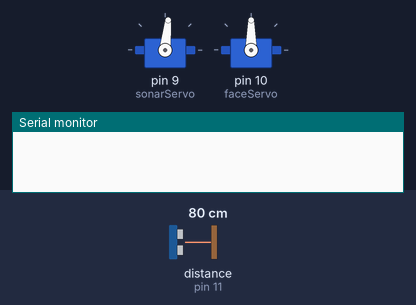
Bench run of a sketch on a simulated Arduino Uno, built with avr-gcc and run on an emulated ATmega328P. Shown: 2 × servo, the last lines printed to the serial monitor. The inputs (shaded band) are chosen by the test bench; at power-on: distance to the obstacle (sensor on pin 11) 80 cm. The echo pulse lasts 58.3 µs per cm.

Above: at 1.2 s.
1.3 s: distance to the obstacle (sensor on pin 11) set to 63 cm
At 2.52 s:
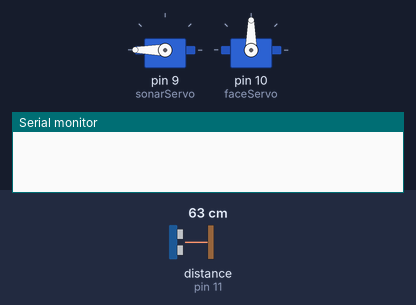
4.3 s: distance to the obstacle (sensor on pin 11) set to 55 cm
At 4.6 s:
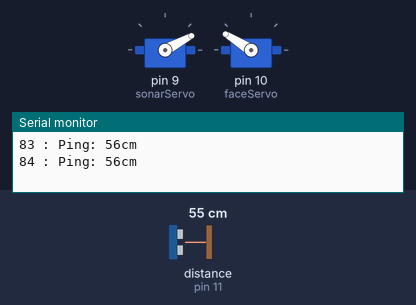
7.3 s: distance to the obstacle (sensor on pin 11) set to 2 cm
At 7.51 s:
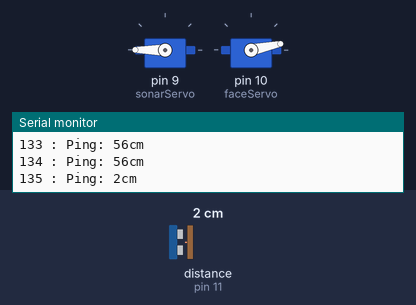
10.3 s: distance to the obstacle (sensor on pin 11) set to 18 cm
13.3 s: distance to the obstacle (sensor on pin 11) set to 12 cm
16.3 s: distance to the obstacle (sensor on pin 11) set to 9 cm
At 17.02 s:
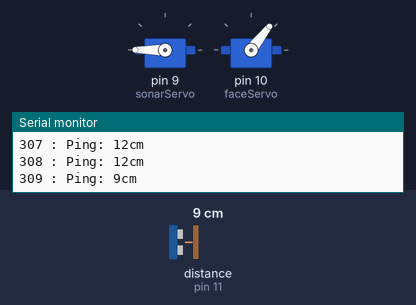
Timing chart, 0 to 20.3 s (numbered marks = the images above; inputs shaded):
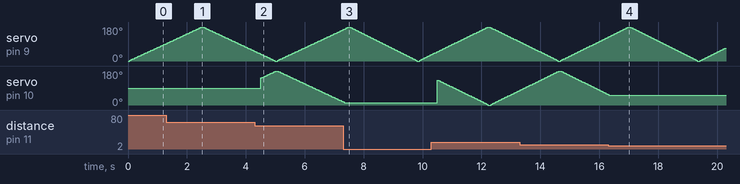

Measured:
- the behaviour switches between 59 and 58 cm on distance to the obstacle (sensor on pin 11) (found by bisection; images 1 and 2)
- after the input at 4.3 s, servo on pin 10 (faceServo): rises from 90° to 180° in 0.49 s, then falls to 16° in 2.3 s
- after the input at 7.3 s, servo on pin 10 (faceServo): goes on until 7.3 s, then stays 12°
- after the input at 16.3 s, servo on pin 10 (faceServo): goes on until 16.3 s, then stays 52°

The sketch:

SonarFace.ino
```cpp
/*
 Controlling a servo position using a potentiometer (variable resistor)
 by Michal Rinott <http://people.interaction-ivrea.it/m.rinott>

 modified on 8 Nov 2013
 by Scott Fitzgerald
 http://www.arduino.cc/en/Tutorial/Knob
*/

#include <Servo.h>
#include <NewPing.h>

Servo sonarServo;  // create a utility object form the servo library to make controlling a servo easy
Servo faceServo;   // ditto

int pingSimPin = 2;
int pingState = 0;

int potpin = 0;  // analog pin used to connect the potentiometer
int val;    // variable to read the value from the analog pin
int count_dir = 1;
int incr_up = 4;
int incr_down = -4;
int top = 180;
int bottom = 0;
int pos = 0;

#define NEAR 10
#define FAR 60

#define TRIGGER_PIN  12  // Arduino pin tied to trigger pin on the ultrasonic sensor.
#define ECHO_PIN     11  // Arduino pin tied to echo pin on the ultrasonic sensor.
#define MAX_DISTANCE 100 // Maximum distance we want to ping for (in centimeters). Maximum sensor distance is rated at 400-500cm.

NewPing sonar(TRIGGER_PIN, ECHO_PIN, MAX_DISTANCE); // NewPing setup of pins and maximum distance.
int distance;

int count = 0;
#define SIZE 5
int sample[SIZE];

void setup() {
  sonarServo.attach(9);  // attaches the servo on pin 3 to the servo object
  faceServo.attach(10);  // attaches the servo on pin 3 to the servo object
  pinMode(pingSimPin,INPUT_PULLUP);
  Serial.begin(9600);
}


void loop() {
  while(true) {
    for (pos = init_pos(); limit_hit(pos); pos += incr()) { // goes from 0 degrees to 180 degrees and back
      // in steps of 1 degree
      sonarServo.write(pos);              // tell servo to go to position in variable 'pos'
      delay(10);
      distance = sonar.ping_cm();
      delay(10);
      count++;
      sample[count%SIZE] = distance;
      if (test_hit()) {
        Serial.print(count); Serial.print(" : ");
        Serial.print("Ping: ");
        Serial.print(distance); // Send ping, get distance in cm and print result (0 = outside set distance range)
        Serial.println("cm");
        faceServo.write(180 - pos);
      }

      delay(30);                       // waits 15ms for the servo to reach the position
    }
    // reverse direction of count
    count_dir = !count_dir;
  }
}

int test_hit()
{
    int sum = 0;
    for (int ii = 0; ii < SIZE; ii++) {
       if ( NEAR < sample[ii] && sample[ii] < FAR) {
         sum++;
       }
    }
    if (sum > 3) {
       return (1);
    }
    return (0);
}

/*
 * Utilities to make a loop that runs forward and then backwards
 *    It means the starting point varies and the end points vary and
 *    the increment value sign needs to change.
 */
int init_pos() {
  return (count_dir ? bottom : top);
}

int limit_hit(int pos) {
  if (count_dir) {
    return (pos <= top);
  }
  return (pos >= bottom);
}

int incr() {
  if (count_dir) {
    return (incr_up);
  }
  return (incr_down);
}
/*
 *  end of utilities for incrementing
 */
```
